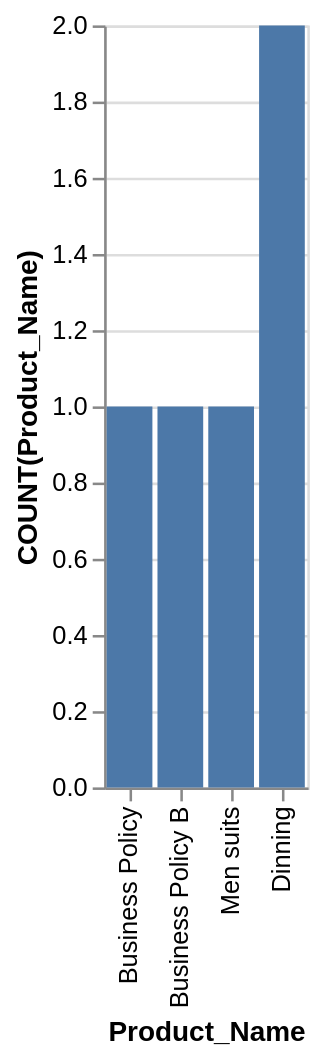

Write the Vega-Lite specification saved for this chart.
### Vega-Lite specification from a JSON file in a GitHub repository (floating-point values rounded to 4 significant figures)
{"data": {"values": [{"x_data": "Business Policy", "y_data": 1}, {"x_data": "Business Policy B", "y_data": 1}, {"x_data": "Men suits", "y_data": 1}, {"x_data": "Dinning", "y_data": 2}]}, "mark": "bar", "encoding": {"x": {"field": "x_data", "type": "nominal", "title": "Product_Name", "sort": {"op": "sum", "field": "y_data", "order": "ascending"}}, "y": {"field": "y_data", "type": "quantitative", "title": "COUNT(Product_Name)"}}}
